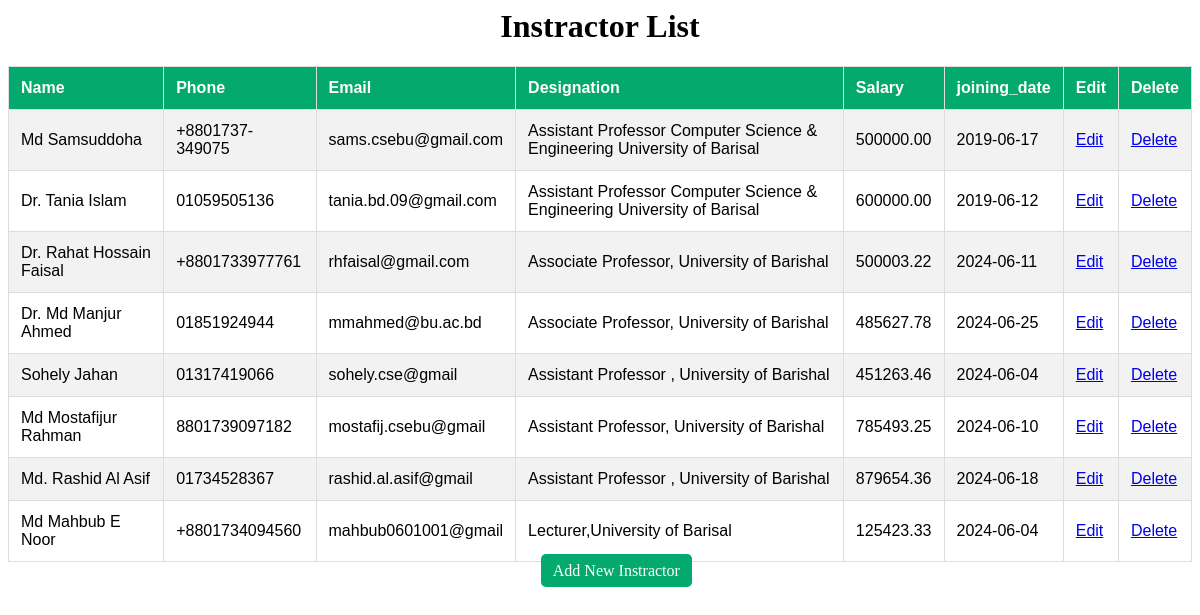
The page / on the database its author committed.
### tables this page shows
CREATE TABLE `instractor` (
  `id` int(11) NOT NULL,
  `name` varchar(50) NOT NULL,
  `phone` varchar(15) NOT NULL,
  `email` varchar(50) NOT NULL,
  `designation` varchar(100) NOT NULL,
  `salary` decimal(8,2) NOT NULL,
  `joining_date` date NOT NULL
);

### index.php (the view, shortened to what this page needs)
<?php
$server_name="localhost";
$user_name="root";
$password="";
$database_name="edge-1";
$conn= new mysqli($server_name,$user_name,$password,$database_name);
$sql = "SELECT * FROM instractor";
$result = $conn->query($sql);
?>
<html>
	<head>
		<link rel="stylesheet" href="style.css">
	</head>
	<body>
		<h1 align="center">Instractor List</h1>
		<table>
			<tr>
				<th>Name</th>
				<th>Phone</th>
				<th>Email</th>
				<th>Designation</th>
				<th>Salary</th>
				<th>joining_date</th>
				<th>Edit</th>
				<th>Delete</th>
			</tr>
		<?php
		if ($result->num_rows > 0) {
			while($row = $result->fetch_assoc())
			{
				$id=$row["id"];
				echo "<tr>";
					echo "<td>". $row["name"]."</td>";
					echo "<td>". $row["phone"]."</td>";
					echo "<td>". $row["email"]."</td>";
					echo "<td>". $row["designation"]."</td>";
					echo "<td>". $row["salary"]."</td>";
					echo "<td>". $row["joining_date"]."</td>";
					echo "<td>"."<a href='update.php?editid=$id'>Edit</a>"."</td>";
					echo "<td>"."<a href='delete.php?delid=$id'>Delete</a>"."</td>";
					echo "</tr>";
			}
		}
		else echo "0 results";
		?>
		</table>
		<span class="align_button">
		<a href="form.php">Add New Instractor</a>
		</span>
	</body>
</html>

### style.css (style rules this page uses)
table { font-family: Arial, Helvetica, sans-serif; border-collapse: collapse; width: 100%; }
table, td, th { border: 1px solid #ddd; padding: 12px; }
tr:nth-child(even) { background-color: #f2f2f2; }
th { padding-top: 12px; padding-bottom: 12px; text-align: left; background-color: #04AA6D; color: white; }
span { width: 50%; margin: auto; }
span a:link { text-decoration: none; text-align: center; background-color: #04AA6D; color: white; padding: 8px 12px; margin-top: 50px; }

### index.php (style rules this page uses)
span a { text-decoration: none; text-align: center; background-color: #04AA6D; color: white; padding: 8px 12px; border-radius: 5px; }
.align_button { margin-left: 45%; }

### rows shown on the page
instractor: name "Md Samsuddoha", phone "+8801737-349075", email "sams.csebu@gmail.com", designation "Assistant Professor Computer Science & Engineering University of Barisal", salary "500000.00", joining_date "2019-06-17"
instractor: name "Dr. Tania Islam", phone "01059505136", email "tania.bd.09@gmail.com", designation "Assistant Professor Computer Science & Engineering University of Barisal", salary "600000.00", joining_date "2019-06-12"
instractor: name "Dr. Rahat Hossain Faisal", phone "+8801733977761", email "rhfaisal@gmail.com", designation "Associate Professor, University of Barishal", salary "500003.22", joining_date "2024-06-11"
instractor: name "Dr. Md Manjur Ahmed", phone "01851924944", email "mmahmed@bu.ac.bd", designation "Associate Professor, University of Barishal", salary "485627.78", joining_date "2024-06-25"
instractor: name "Sohely Jahan", phone "01317419066", email "sohely.cse@gmail", designation "Assistant Professor , University of Barishal", salary "451263.46", joining_date "2024-06-04"
instractor: name "Md Mostafijur Rahman", phone "8801739097182", email "mostafij.csebu@gmail", designation "Assistant Professor, University of Barishal", salary "785493.25", joining_date "2024-06-10"
instractor: name "Md. Rashid Al Asif", phone "01734528367", email "rashid.al.asif@gmail", designation "Assistant Professor , University of Barishal", salary "879654.36", joining_date "2024-06-18"
instractor: name "Md Mahbub E Noor", phone "+8801734094560", email "mahbub0601001@gmail", designation "Lecturer,University of Barisal", salary "125423.33", joining_date "2024-06-04"
